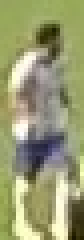
#> input picture output_videos/cropped_img.jpg, 21 x 60 px (shown 4 times larger)
$ jupyter execute colour_assignment.ipynb
#> lines starting #> are read from the running program, lines starting #| are printed output that depends on the picture
[cell 1]
import cv2
import matplotlib.pyplot as plt
import numpy as np
from sklearn.cluster import KMeans

[cell 2]
image_path = "../output_videos/cropped_img.jpg"
image = cv2.imread(image_path)
#> image is the input picture: shape (60, 21, 3); mean B, G, R 114.3, 155.2, 152.7
image = cv2.cvtColor(image, cv2.COLOR_BGR2HSV_FULL)
#> image: shape (60, 21, 3); mean H, S, V 52.9, 77, 158.5

[cell 3]
plt.imshow(image)
plt.show()

# Take the top half of the image

[cell 4]
top_half_image = image[0: int(image.shape[0]/2), :]
#> top_half_image: shape (30, 21, 3); mean H, S, V 43.4, 82.7, 158.5
plt.imshow(top_half_image)
plt.show()

# Cluster image into two clusters to get background and tshirt colours seperately

[cell 5]
# Reshape img into a 2d array
image_2d = top_half_image.reshape(-1, 3)
#> image_2d = 630 rows, first 8: [51, 107, 164], [51, 108, 163], [51, 110, 163], [51, 108, 165], [52, 112, 166], [52, 112, 166], [52, 115, 166], [52, 115, 166]

# perform k-means clustering w 2 clusters
kmeans = KMeans(n_clusters=2, random_state=0)
kmeans.fit(image_2d)

# get the cluster labels
labels = kmeans.labels_

# reshape the labels into the original image shape
clustered_image = labels.reshape(top_half_image.shape[0], top_half_image.shape[1])

# display the clustered image
plt.imshow(clustered_image)
plt.show()
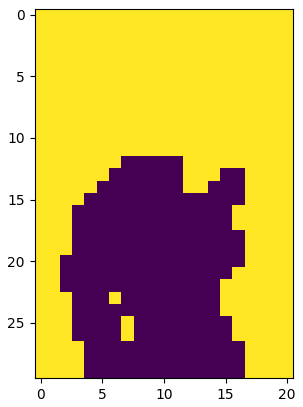
#> figure drawn by matplotlib, 1 panel

[cell 6]
# Get most abundant class in corners to work out which class is the background
corner_clusters = [clustered_image[0, 0], clustered_image[0, -1], clustered_image[-1, 0], clustered_image[-1, -1]]
#> corner_clusters = [1, 1, 1, 1]
background_cluster = max(set(corner_clusters), key=corner_clusters.count)
#> background_cluster = 1
print(background_cluster)
#| 1

[cell 7]
player_cluster = 1 - background_cluster
#> player_cluster = 0
print(player_cluster)
#| 0

[cell 8]
# Check rgb values match up with image to check clustering
hsv_value = kmeans.cluster_centers_[player_cluster]
#> hsv_value = [34.9, 36.29, 166.4]
hsv_value = np.uint8([[hsv_value]])
#> hsv_value = [[34, 36, 166]]
rgb_value = cv2.cvtColor(hsv_value, cv2.COLOR_HSV2RGB)
#> rgb_value = [[163, 166, 143]]
print(rgb_value)
#| [[[163 166 143]]]
